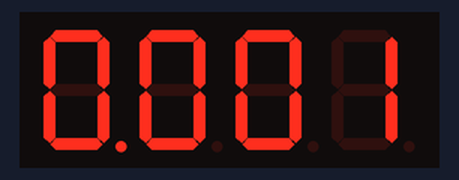
A sketch run on a simulated Arduino Uno, built with avr-gcc and run on an emulated ATmega328P. On the bench: 4-digit seven-segment display.

Above: at 0.15 s.
At 5.05 s:
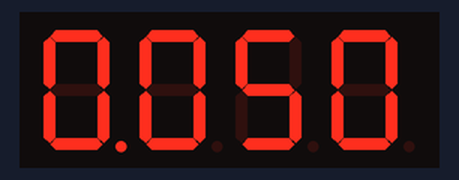
At 10.05 s:
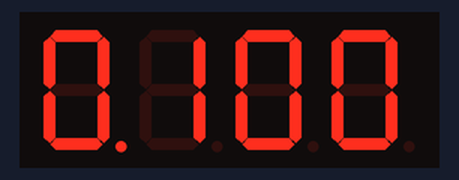
At 20.05 s:
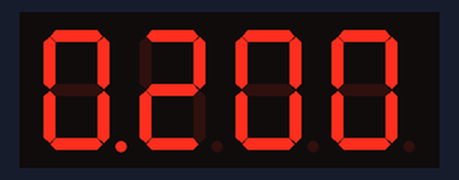
At 30.05 s:
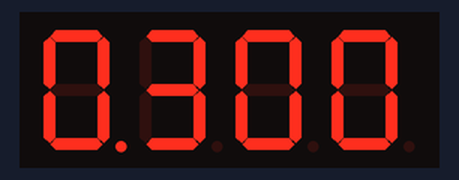
At 39.95 s:
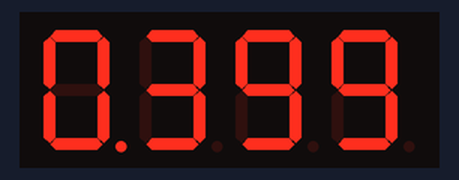

The sketch:

act1.ino
```cpp
#include <SevSeg.h>

SevSeg sevseg;

void setup() {
  // Configurar pines para el display de 7 segmentos
  byte Numdigits = 4;
  byte Comunes[] = {2, 3, 5, 4};
  byte Segmentos[] = {6, 7, 8, 9, 10, 11, 12};
  byte Tipo = COMMON_ANODE;
  sevseg.begin(Tipo, Numdigits, Comunes, Segmentos);
}

void loop() {
  static unsigned long tiempoejec = millis() + 100;
  static int contador = 0;

  if (millis() >= tiempoejec) {
    tiempoejec += 100;
    contador++;
    if (contador == 1999) {
      contador = 0;
    }
    sevseg.setNumber(contador, 3);
  }
  sevseg.refreshDisplay();
}
```
